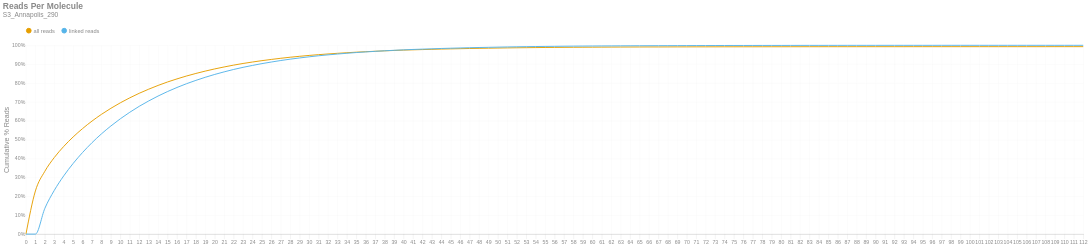

Notebook code cell kept with this figure:
### Markdown cell above
### Reads per Molecule
This chart shows the cumulative distribution of the number of reads per linked molecule. That is, how many alignments are associated with a unique molecule. This excludes the number of reads associated with invalid or absent linked-read barcodes. The `linked` histogram is the percentages recalculated when disregarding singletons.

### Code cell
if SKIPLR:
    print_html(f"Skipped")
else:
    counts = np.bincount(valids['reads'].cast(pl.Int64).to_numpy())
    weighted = counts * np.arange(len(counts))
    all_perc = weighted / n_reads
    linked_perc = weighted / n_linked_reads
    linked_perc[1] = 0
    binned_df = pl.DataFrame({
        'readsper': list(range(len(counts))),
        'all reads (cumsum)': np.cumsum(all_perc).tolist(),
        'linked reads (cumsum)': np.cumsum(linked_perc).tolist(),
    })

    with SafeRender(binned_df):
        (
            density_plot(binned_df, 'Reads Per Molecule', samplename, 'readspmol')
            .encode(
                x=alt.X('readsper:O', title=None).axis(labelAngle=0).scale(padding=0),
                y=alt.Y('value:Q', title='Cumulative % Reads').axis(format='%').stack(False),
                color=alt.Color("key:N").scale(domain=["all reads", "linked reads"]),
                tooltip=[
                    alt.Tooltip("key:N", title="Data Type"),
                    alt.Tooltip("readsper:O", title="Reads Per Molecule"),
                    alt.Tooltip("value:Q", format=".2%", title="% Reads (Cum.)")
                ]            
            )
        ).display()

### Figure 1 — Vega-Lite specification as saved in the notebook (floating-point values rounded to 4 significant figures)
{"width": "container", "height": 400, "config": {"title": {"anchor": "start", "dy": -15, "fontSize": 18, "color": "#888888", "subtitleColor": "#888888", "subtitleFontSize": 14}, "arc": {"fill": "#0072B2"}, "axis": {"domainColor": "#888888", "domainWidth": 0.5, "gridWidth": 0.2, "grid": false, "titleFontWeight": 400, "titleFontSize": 15, "labelFontSize": 11, "labelColor": "#888888", "tickColor": "#888888", "tickWidth": 0.2, "titleColor": "#888888"}, "axisBand": {"grid": false}, "axisX": {"grid": true, "tickSize": 10, "domainCap": "round"}, "axisY": {"domain": false, "grid": true, "tickSize": 0, "domainCap": "round"}, "background": "transparent", "header": {"labelFontSize": 15, "labelColor": "#888888", "titleFontSize": 15, "titleFontWeight": 600, "titleColor": "#888888"}, "legend": {"labelFont": "sans-serif", "labelFontSize": 12, "labelColor": "#888888", "symbolSize": 100, "symbolType": "circle", "titleFontSize": 12, "titlePadding": 10, "titleColor": "#888888", "title": null, "orient": "top"}, "range": {"category": ["#E69F00", "#56B4E9", "#009E73", "#F0E442", "#0072B2", "#D55E00", "#CC79A7", "#000000"], "diverging": ["#cfe8f3", "#a2d4ec", "#73bfe2", "#46abdb", "#1696d2", "#12719e"]}, "area": {"fill": "#0072B2", "fillOpacity": 0.7, "line": true, "strokeOpacity": 0.7}, "line": {"color": "#0072B2", "stroke": "#0072B2", "strokeWidth": 2}, "trail": {"color": "#0072B2", "stroke": "#0072B2", "strokeWidth": 0, "size": 1}, "point": {"filled": true, "fillOpacity": 1.0, "size": 95}, "text": {"color": "#888888", "fontSize": 11, "align": "right", "fontWeight": 400, "size": 11}, "bar": {"fill": "#0072B2", "stroke": null}, "view": {"stroke": null, "continuousWidth": 660, "continuousHeight": 400}}, "data": {"name": "data-65f1973f3e4fb17ba08aeb5ef44f9a94"}, "mark": {"type": "line", "interpolate": "monotone", "point": {"opacity": 0, "size": 275}}, "encoding": {"color": {"field": "key", "scale": {"domain": ["all reads", "linked reads"]}, "type": "nominal"}, "tooltip": [{"field": "key", "title": "Data Type", "type": "nominal"}, {"field": "readsper", "title": "Reads Per Molecule", "type": "ordinal"}, {"field": "value", "format": ".2%", "title": "% Reads (Cum.)", "type": "quantitative"}], "x": {"axis": {"labelAngle": 0}, "field": "readsper", "scale": {"padding": 0}, "title": null, "type": "ordinal"}, "y": {"axis": {"format": "%"}, "field": "value", "stack": false, "title": "Cumulative % Reads", "type": "quantitative"}}, "params": [{"name": "param_c36ac31b6afebe62", "select": {"type": "point", "fields": ["key"]}, "bind": "legend"}], "title": {"text": "Reads Per Molecule", "subtitle": "S3_Annapolis_290"}, "transform": [{"fold": ["all reads (cumsum)", "linked reads (cumsum)"]}, {"calculate": "replace(datum.key, ' (cumsum)', '')", "as": "key"}, {"filter": {"param": "param_c36ac31b6afebe62"}}], "usermeta": {"embedOptions": {"downloadFileName": "S3_Annapolis_290.readspmol"}}, "$schema": "https://vega.github.io/schema/vega-lite/v6.1.0.json", "datasets": {"data-65f1973f3e4fb17ba08aeb5ef44f9a94": [{"readsper": 0, "all reads (cumsum)": 0.0, "linked reads (cumsum)": 0.0}, {"readsper": 1, "all reads (cumsum)": 0.2286, "linked reads (cumsum)": 0.0}, {"readsper": 2, "all reads (cumsum)": 0.3327, "linked reads (cumsum)": 0.1363}, {"readsper": 3, "all reads (cumsum)": 0.4055, "linked reads (cumsum)": 0.2315}, {"readsper": 4, "all reads (cumsum)": 0.4644, "linked reads (cumsum)": 0.3085}, {"readsper": 5, "all reads (cumsum)": 0.5147, "linked reads (cumsum)": 0.3744}, {"readsper": 6, "all reads (cumsum)": 0.5591, "linked reads (cumsum)": 0.4324}, {"readsper": 7, "all reads (cumsum)": 0.5988, "linked reads (cumsum)": 0.4844}, {"readsper": 8, "all reads (cumsum)": 0.6344, "linked reads (cumsum)": 0.531}, {"readsper": 9, "all reads (cumsum)": 0.6664, "linked reads (cumsum)": 0.5728}, {"readsper": 10, "all reads (cumsum)": 0.6955, "linked reads (cumsum)": 0.6109}, {"readsper": 11, "all reads (cumsum)": 0.7219, "linked reads (cumsum)": 0.6454}, {"readsper": 12, "all reads (cumsum)": 0.7459, "linked reads (cumsum)": 0.6769}, {"readsper": 13, "all reads (cumsum)": 0.7676, "linked reads (cumsum)": 0.7052}, {"readsper": 14, "all reads (cumsum)": 0.7876, "linked reads (cumsum)": 0.7314}, {"readsper": 15, "all reads (cumsum)": 0.8058, "linked reads (cumsum)": 0.7552}, {"readsper": 16, "all reads (cumsum)": 0.8222, "linked reads (cumsum)": 0.7767}, {"readsper": 17, "all reads (cumsum)": 0.8373, "linked reads (cumsum)": 0.7964}, {"readsper": 18, "all reads (cumsum)": 0.8509, "linked reads (cumsum)": 0.8143}, {"readsper": 19, "all reads (cumsum)": 0.8635, "linked reads (cumsum)": 0.8307}, {"readsper": 20, "all reads (cumsum)": 0.875, "linked reads (cumsum)": 0.8457}, {"readsper": 21, "all reads (cumsum)": 0.8854, "linked reads (cumsum)": 0.8594}, {"readsper": 22, "all reads (cumsum)": 0.8951, "linked reads (cumsum)": 0.8721}, {"readsper": 23, "all reads (cumsum)": 0.9038, "linked reads (cumsum)": 0.8834}, {"readsper": 24, "all reads (cumsum)": 0.9115, "linked reads (cumsum)": 0.8935}, {"readsper": 25, "all reads (cumsum)": 0.9188, "linked reads (cumsum)": 0.903}, {"readsper": 26, "all reads (cumsum)": 0.9253, "linked reads (cumsum)": 0.9115}, {"readsper": 27, "all reads (cumsum)": 0.9314, "linked reads (cumsum)": 0.9195}, {"readsper": 28, "all reads (cumsum)": 0.9369, "linked reads (cumsum)": 0.9267}, {"readsper": 29, "all reads (cumsum)": 0.9418, "linked reads (cumsum)": 0.9332}, {"readsper": 30, "all reads (cumsum)": 0.9464, "linked reads (cumsum)": 0.9392}, {"readsper": 31, "all reads (cumsum)": 0.9505, "linked reads (cumsum)": 0.9446}, {"readsper": 32, "all reads (cumsum)": 0.9542, "linked reads (cumsum)": 0.9494}, {"readsper": 33, "all reads (cumsum)": 0.9576, "linked reads (cumsum)": 0.9538}, {"readsper": 34, "all reads (cumsum)": 0.9608, "linked reads (cumsum)": 0.9579}, {"readsper": 35, "all reads (cumsum)": 0.9636, "linked reads (cumsum)": 0.9617}, {"readsper": 36, "all reads (cumsum)": 0.9662, "linked reads (cumsum)": 0.9651}, {"readsper": 37, "all reads (cumsum)": 0.9685, "linked reads (cumsum)": 0.9681}, {"readsper": 38, "all reads (cumsum)": 0.9707, "linked reads (cumsum)": 0.971}, {"readsper": 39, "all reads (cumsum)": 0.9727, "linked reads (cumsum)": 0.9736}, {"readsper": 40, "all reads (cumsum)": 0.9745, "linked reads (cumsum)": 0.9759}, {"readsper": 41, "all reads (cumsum)": 0.9761, "linked reads (cumsum)": 0.978}, {"readsper": 42, "all reads (cumsum)": 0.9774, "linked reads (cumsum)": 0.9798}, {"readsper": 43, "all reads (cumsum)": 0.9787, "linked reads (cumsum)": 0.9815}, {"readsper": 44, "all reads (cumsum)": 0.9801, "linked reads (cumsum)": 0.9833}, {"readsper": 45, "all reads (cumsum)": 0.9812, "linked reads (cumsum)": 0.9847}, {"readsper": 46, "all reads (cumsum)": 0.9822, "linked reads (cumsum)": 0.986}, {"readsper": 47, "all reads (cumsum)": 0.9832, "linked reads (cumsum)": 0.9873}, {"readsper": 48, "all reads (cumsum)": 0.984, "linked reads (cumsum)": 0.9884}, {"readsper": 49, "all reads (cumsum)": 0.9847, "linked reads (cumsum)": 0.9893}, {"readsper": 50, "all reads (cumsum)": 0.9855, "linked reads (cumsum)": 0.9904}, {"readsper": 51, "all reads (cumsum)": 0.9863, "linked reads (cumsum)": 0.9914}, {"readsper": 52, "all reads (cumsum)": 0.9869, "linked reads (cumsum)": 0.9922}, {"readsper": 53, "all reads (cumsum)": 0.9875, "linked reads (cumsum)": 0.9929}, {"readsper": 54, "all reads (cumsum)": 0.988, "linked reads (cumsum)": 0.9936}, {"readsper": 55, "all reads (cumsum)": 0.9884, "linked reads (cumsum)": 0.9941}, {"readsper": 56, "all reads (cumsum)": 0.9888, "linked reads (cumsum)": 0.9947}, {"readsper": 57, "all reads (cumsum)": 0.9893, "linked reads (cumsum)": 0.9952}, {"readsper": 58, "all reads (cumsum)": 0.9896, "linked reads (cumsum)": 0.9957}, {"readsper": 59, "all reads (cumsum)": 0.9899, "linked reads (cumsum)": 0.996}, {"readsper": 60, "all reads (cumsum)": 0.9901, "linked reads (cumsum)": 0.9964}, {"readsper": 61, "all reads (cumsum)": 0.9904, "linked reads (cumsum)": 0.9967}, {"readsper": 62, "all reads (cumsum)": 0.9906, "linked reads (cumsum)": 0.997}, {"readsper": 63, "all reads (cumsum)": 0.9908, "linked reads (cumsum)": 0.9973}, {"readsper": 64, "all reads (cumsum)": 0.991, "linked reads (cumsum)": 0.9975}, {"readsper": 65, "all reads (cumsum)": 0.9911, "linked reads (cumsum)": 0.9977}, {"readsper": 66, "all reads (cumsum)": 0.9913, "linked reads (cumsum)": 0.9979}, {"readsper": 67, "all reads (cumsum)": 0.9914, "linked reads (cumsum)": 0.998}, {"readsper": 68, "all reads (cumsum)": 0.9915, "linked reads (cumsum)": 0.9982}, {"readsper": 69, "all reads (cumsum)": 0.9917, "linked reads (cumsum)": 0.9984}, {"readsper": 70, "all reads (cumsum)": 0.9918, "linked reads (cumsum)": 0.9985}, {"readsper": 71, "all reads (cumsum)": 0.9919, "linked reads (cumsum)": 0.9987}, {"readsper": 72, "all reads (cumsum)": 0.992, "linked reads (cumsum)": 0.9988}, {"readsper": 73, "all reads (cumsum)": 0.992, "linked reads (cumsum)": 0.9989}, {"readsper": 74, "all reads (cumsum)": 0.9921, "linked reads (cumsum)": 0.999}, {"readsper": 75, "all reads (cumsum)": 0.9922, "linked reads (cumsum)": 0.9991}, {"readsper": 76, "all reads (cumsum)": 0.9922, "linked reads (cumsum)": 0.9991}, {"readsper": 77, "all reads (cumsum)": 0.9923, "linked reads (cumsum)": 0.9992}, {"readsper": 78, "all reads (cumsum)": 0.9923, "linked reads (cumsum)": 0.9993}, {"readsper": 79, "all reads (cumsum)": 0.9924, "linked reads (cumsum)": 0.9993}, {"readsper": 80, "all reads (cumsum)": 0.9925, "linked reads (cumsum)": 0.9994}, {"readsper": 81, "all reads (cumsum)": 0.9925, "linked reads (cumsum)": 0.9995}, {"readsper": 82, "all reads (cumsum)": 0.9925, "linked reads (cumsum)": 0.9995}, {"readsper": 83, "all reads (cumsum)": 0.9926, "linked reads (cumsum)": 0.9996}, {"readsper": 84, "all reads (cumsum)": 0.9926, "linked reads (cumsum)": 0.9996}, {"readsper": 85, "all reads (cumsum)": 0.9927, "linked reads (cumsum)": 0.9997}, {"readsper": 86, "all reads (cumsum)": 0.9927, "linked reads (cumsum)": 0.9997}, {"readsper": 87, "all reads (cumsum)": 0.9927, "linked reads (cumsum)": 0.9998}, {"readsper": 88, "all reads (cumsum)": 0.9927, "linked reads (cumsum)": 0.9998}, {"readsper": 89, "all reads (cumsum)": 0.9927, "linked reads (cumsum)": 0.9998}, {"readsper": 90, "all reads (cumsum)": 0.9928, "linked reads (cumsum)": 0.9998}, {"readsper": 91, "all reads (cumsum)": 0.9928, "linked reads (cumsum)": 0.9998}, {"readsper": 92, "all reads (cumsum)": 0.9928, "linked reads (cumsum)": 0.9999}, {"readsper": 93, "all reads (cumsum)": 0.9928, "linked reads (cumsum)": 0.9999}, {"readsper": 94, "all reads (cumsum)": 0.9928, "linked reads (cumsum)": 0.9999}, {"readsper": 95, "all reads (cumsum)": 0.9928, "linked reads (cumsum)": 0.9999}, {"readsper": 96, "all reads (cumsum)": 0.9928, "linked reads (cumsum)": 0.9999}, {"readsper": 97, "all reads (cumsum)": 0.9928, "linked reads (cumsum)": 0.9999}, {"readsper": 98, "all reads (cumsum)": 0.9928, "linked reads (cumsum)": 0.9999}, {"readsper": 99, "all reads (cumsum)": 0.9928, "linked reads (cumsum)": 0.9999}, {"readsper": 100, "all reads (cumsum)": 0.9928, "linked reads (cumsum)": 0.9999}, {"readsper": 101, "all reads (cumsum)": 0.9929, "linked reads (cumsum)": 0.9999}, {"readsper": 102, "all reads (cumsum)": 0.9929, "linked reads (cumsum)": 0.9999}, {"readsper": 103, "all reads (cumsum)": 0.9929, "linked reads (cumsum)": 1.0}, {"readsper": 104, "all reads (cumsum)": 0.9929, "linked reads (cumsum)": 1.0}, {"readsper": 105, "all reads (cumsum)": 0.9929, "linked reads (cumsum)": 1.0}, {"readsper": 106, "all reads (cumsum)": 0.9929, "linked reads (cumsum)": 1.0}, {"readsper": 107, "all reads (cumsum)": 0.9929, "linked reads (cumsum)": 1.0}, {"readsper": 108, "all reads (cumsum)": 0.9929, "linked reads (cumsum)": 1.0}, {"readsper": 109, "all reads (cumsum)": 0.9929, "linked reads (cumsum)": 1.0}, {"readsper": 110, "all reads (cumsum)": 0.9929, "linked reads (cumsum)": 1.0}, {"readsper": 111, "all reads (cumsum)": 0.9929, "linked reads (cumsum)": 1.0}, {"readsper": 112, "all reads (cumsum)": 0.9929, "linked reads (cumsum)": 1.0}]}}
